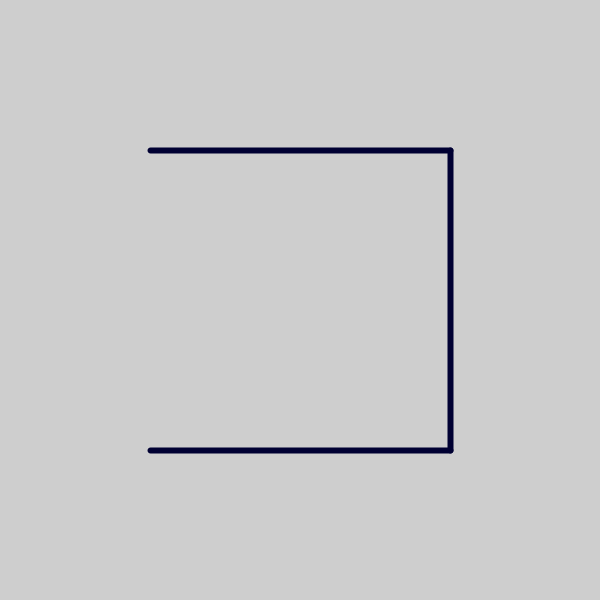
Frame 1 (no input)
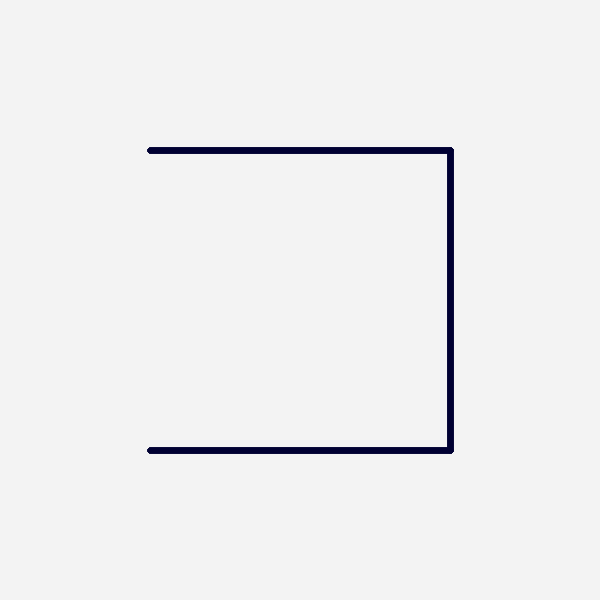
Frame 60 (the mouse pressed at the canvas centre just before this capture)
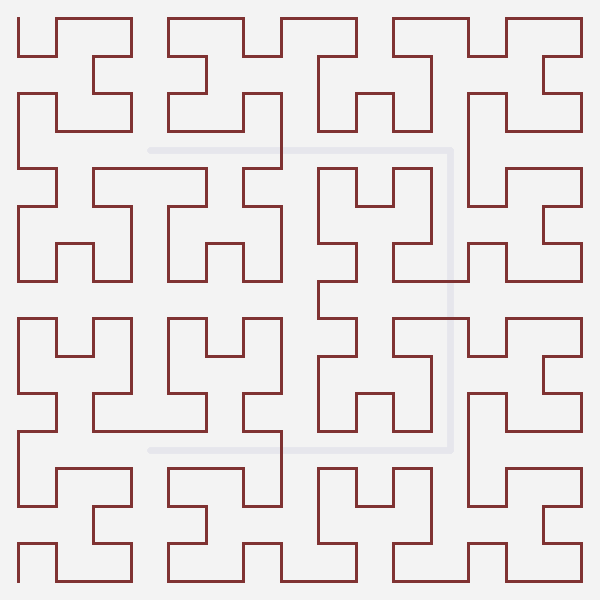
Frame 120 (the mouse held since frame 60 and released just before this capture)

The Processing sketch that drew these frames (run headless with seeded random() and noise(); from frame 60 on, the mouse is pressed at the canvas centre):

// Processing sketch: processing_15493
// ── processing_15493.pde

/*
  // thomas diewald
  // 
  // hilbert curve - quick and short example
  //
  // 16.11.2010
  // last updated: 16.11.2010 (thomas)
*/

int levels = 4; // recursion depth

void setup(){
  size(600,600);
}



void draw(){
  levels = mouseX/95;

  noStroke(); fill(255, 10); 
  rect(0,0, width, height);

  Vector c[] = hilbert(  new Vector(width/2, height/2, 0) , 300.0,    levels,      0, 1, 2, 3); // hilbert(center, side-length, recursion depth, start-indices)
  
  strokeWeight(width/95-levels); stroke(map(mouseX, 0, width, 0, 255), map(mouseY, 0, height, 0, 100), 50);
  for(int i = 0; i < c.length-1; i++)
    line(c[i].x, c[i].y, c[i+1].x, c[i+1].y);
}





Vector[] hilbert( Vector c_,  float side,   int iterations,      int index_a, int index_b, int index_c, int index_d ){ 
  Vector c[] = new Vector[4];
  c[index_a] = new Vector(  c_.x - side/2,   c_.y - side/2, 0  );
  c[index_b] = new Vector(  c_.x + side/2,   c_.y - side/2, 0  );
  c[index_c] = new Vector(  c_.x + side/2,   c_.y + side/2, 0  );
  c[index_d] = new Vector(  c_.x - side/2,   c_.y + side/2, 0  );

  if( --iterations >= 0) {
    Vector tmp[] = new Vector[0];
    tmp = (Vector[]) concat(tmp, hilbert ( c[0],  side/2,   iterations,    index_a, index_d, index_c, index_b  ));
    tmp = (Vector[]) concat(tmp, hilbert ( c[1],  side/2,   iterations,    index_a, index_b, index_c, index_d  ));
    tmp = (Vector[]) concat(tmp, hilbert ( c[2],  side/2,   iterations,    index_a, index_b, index_c, index_d  ));
    tmp = (Vector[]) concat(tmp, hilbert ( c[3],  side/2,   iterations,    index_c, index_b, index_a, index_d  ));
    return tmp;
  }
  return c;
}





class Vector{
  float x, y, z;
  Vector( float x, float y, float  z){
    this.x = x; 
    this.y = y; 
    this.z = z; 
  }
}
